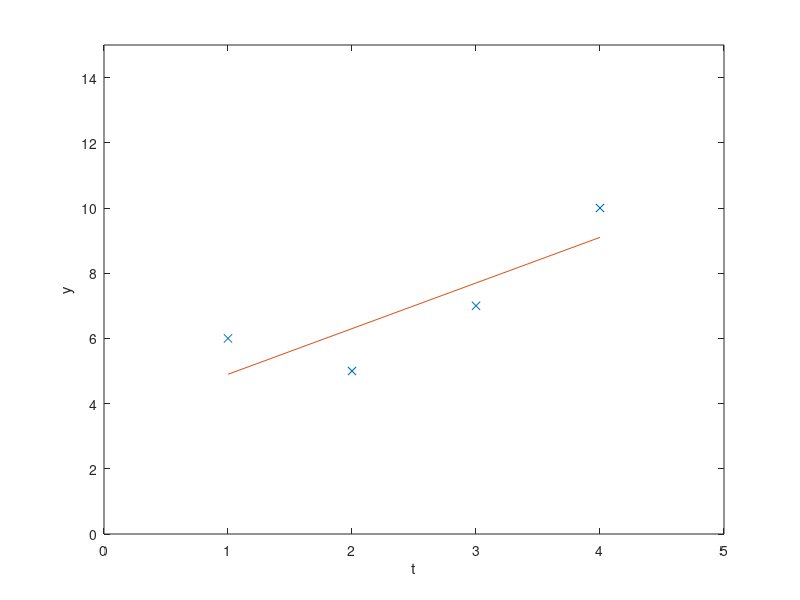

Source code (MATLAB):
%linear least squares for for simple 4 point data set
% (1,6) (2,5) (3,7) (4,10)
% evaluate beta = inv((z'*z))*z'*y

t = [1 2 3 4]';   %independent variable
y = [6 5 7 10]'; %dependent variable
Z = [1 1 1 1;    %matrix of inputs
       1 2 3 4]';

plot(t,y,'x');
xlabel('t'); ylabel('y'); 
axis([0 5 0 15]);
%literal execution of formula
beta = inv((Z'*Z))*Z'*y;
%more numerically stable way
%beta = (Z'*Z)\(Z'*y);
f = beta(1) + beta(2)*t;
hold on;
plot(t,f);